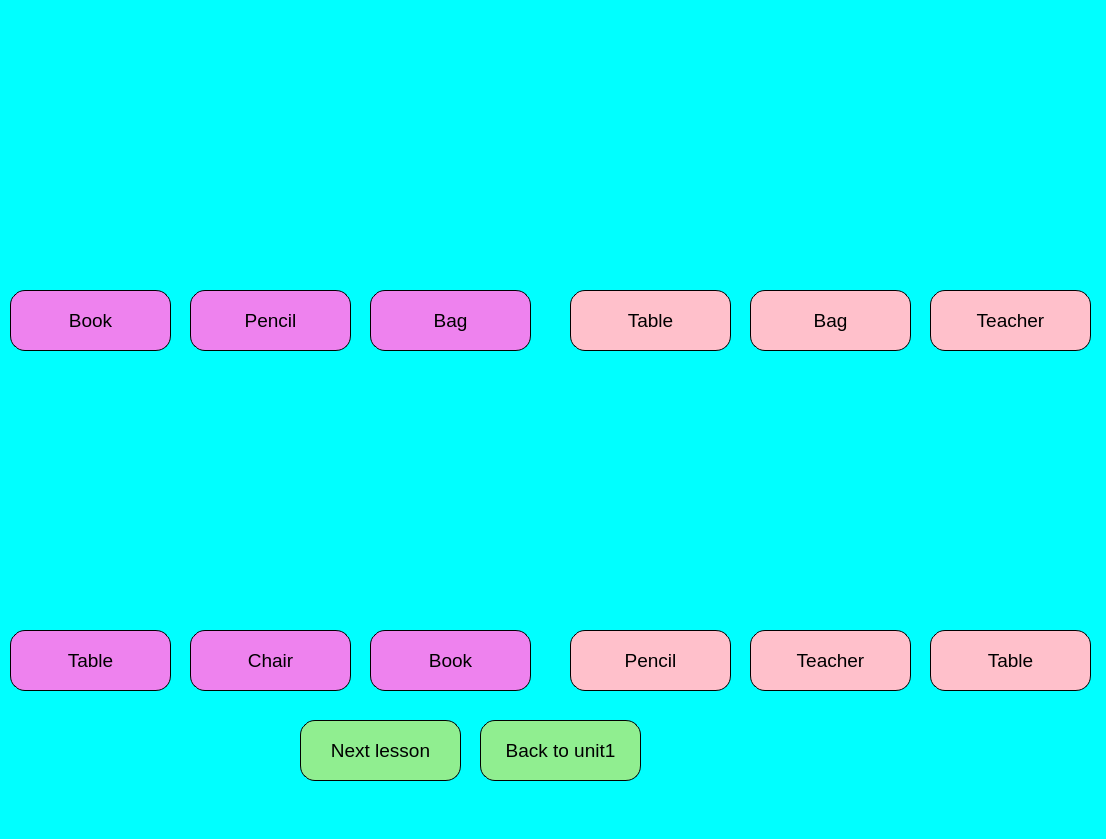
<?xml version="1.0" encoding="UTF-8"?>
<ui version="4.0">
 <class>MainWindow</class>
 <widget class="QMainWindow" name="MainWindow">
  <property name="geometry">
   <rect>
    <x>0</x>
    <y>0</y>
    <width>1106</width>
    <height>839</height>
   </rect>
  </property>
  <property name="windowTitle">
   <string>MainWindow</string>
  </property>
  <property name="styleSheet">
   <string notr="true">
    background-color:rgb(0, 255, 255);</string>
  </property>
  <widget class="QWidget" name="centralwidget">
   <widget class="QLabel" name="label_4">
    <property name="geometry">
     <rect>
      <x>100</x>
      <y>20</y>
      <width>311</width>
      <height>241</height>
     </rect>
    </property>
    <property name="text">
     <string/>
    </property>
    <property name="pixmap">
     <pixmap>../PTI picture SPCK/BOOK.jpg</pixmap>
    </property>
    <property name="scaledContents">
     <bool>true</bool>
    </property>
   </widget>
   <widget class="QPushButton" name="BacktoU1_5">
    <property name="geometry">
     <rect>
      <x>480</x>
      <y>720</y>
      <width>161</width>
      <height>61</height>
     </rect>
    </property>
    <property name="font">
     <font>
      <pointsize>14</pointsize>
     </font>
    </property>
    <property name="styleSheet">
     <string notr="true">    border-radius: 15px;
    border: 1px solid black;
    padding: 5px;
    background-color: lightgreen;</string>
    </property>
    <property name="text">
     <string>Back to unit1</string>
    </property>
   </widget>
   <widget class="QPushButton" name="bt_next5">
    <property name="geometry">
     <rect>
      <x>300</x>
      <y>720</y>
      <width>161</width>
      <height>61</height>
     </rect>
    </property>
    <property name="font">
     <font>
      <pointsize>14</pointsize>
     </font>
    </property>
    <property name="styleSheet">
     <string notr="true">    border-radius: 15px;
    border: 1px solid black;
    padding: 5px;
    background-color: lightgreen;</string>
    </property>
    <property name="text">
     <string>Next lesson</string>
    </property>
   </widget>
   <widget class="QPushButton" name="wrong2">
    <property name="geometry">
     <rect>
      <x>370</x>
      <y>290</y>
      <width>161</width>
      <height>61</height>
     </rect>
    </property>
    <property name="font">
     <font>
      <pointsize>14</pointsize>
     </font>
    </property>
    <property name="styleSheet">
     <string notr="true">    border-radius: 15px;
    border: 1px solid black;
    padding: 5px;
    background-color: violet;</string>
    </property>
    <property name="text">
     <string>Bag</string>
    </property>
   </widget>
   <widget class="QPushButton" name="right">
    <property name="geometry">
     <rect>
      <x>10</x>
      <y>290</y>
      <width>161</width>
      <height>61</height>
     </rect>
    </property>
    <property name="font">
     <font>
      <pointsize>14</pointsize>
     </font>
    </property>
    <property name="styleSheet">
     <string notr="true">    border-radius: 15px;
    border: 1px solid black;
    padding: 5px;
    background-color: violet;</string>
    </property>
    <property name="text">
     <string>Book</string>
    </property>
   </widget>
   <widget class="QPushButton" name="wrong">
    <property name="geometry">
     <rect>
      <x>190</x>
      <y>290</y>
      <width>161</width>
      <height>61</height>
     </rect>
    </property>
    <property name="font">
     <font>
      <pointsize>14</pointsize>
     </font>
    </property>
    <property name="styleSheet">
     <string notr="true">    border-radius: 15px;
    border: 1px solid black;
    padding: 5px;
    background-color: violet;</string>
    </property>
    <property name="text">
     <string>Pencil</string>
    </property>
   </widget>
   <widget class="QLabel" name="label_5">
    <property name="geometry">
     <rect>
      <x>660</x>
      <y>20</y>
      <width>311</width>
      <height>241</height>
     </rect>
    </property>
    <property name="text">
     <string/>
    </property>
    <property name="pixmap">
     <pixmap>../PTI picture SPCK/teacher.jpg</pixmap>
    </property>
    <property name="scaledContents">
     <bool>true</bool>
    </property>
   </widget>
   <widget class="QPushButton" name="wrong5">
    <property name="geometry">
     <rect>
      <x>570</x>
      <y>290</y>
      <width>161</width>
      <height>61</height>
     </rect>
    </property>
    <property name="font">
     <font>
      <pointsize>14</pointsize>
     </font>
    </property>
    <property name="styleSheet">
     <string notr="true">    border-radius: 15px;
    border: 1px solid black;
    padding: 5px;
    background-color: pink;</string>
    </property>
    <property name="text">
     <string>Table</string>
    </property>
   </widget>
   <widget class="QPushButton" name="right3">
    <property name="geometry">
     <rect>
      <x>930</x>
      <y>290</y>
      <width>161</width>
      <height>61</height>
     </rect>
    </property>
    <property name="font">
     <font>
      <pointsize>14</pointsize>
     </font>
    </property>
    <property name="styleSheet">
     <string notr="true">    border-radius: 15px;
    border: 1px solid black;
    padding: 5px;
    background-color: pink;</string>
    </property>
    <property name="text">
     <string>Teacher</string>
    </property>
   </widget>
   <widget class="QPushButton" name="wrong6">
    <property name="geometry">
     <rect>
      <x>750</x>
      <y>290</y>
      <width>161</width>
      <height>61</height>
     </rect>
    </property>
    <property name="font">
     <font>
      <pointsize>14</pointsize>
     </font>
    </property>
    <property name="styleSheet">
     <string notr="true">    border-radius: 15px;
    border: 1px solid black;
    padding: 5px;
    background-color: pink;</string>
    </property>
    <property name="text">
     <string>Bag</string>
    </property>
   </widget>
   <widget class="QPushButton" name="wrong3">
    <property name="geometry">
     <rect>
      <x>190</x>
      <y>630</y>
      <width>161</width>
      <height>61</height>
     </rect>
    </property>
    <property name="font">
     <font>
      <pointsize>14</pointsize>
     </font>
    </property>
    <property name="styleSheet">
     <string notr="true">    border-radius: 15px;
    border: 1px solid black;
    padding: 5px;
    background-color: violet;</string>
    </property>
    <property name="text">
     <string>Chair</string>
    </property>
   </widget>
   <widget class="QPushButton" name="wrong4">
    <property name="geometry">
     <rect>
      <x>370</x>
      <y>630</y>
      <width>161</width>
      <height>61</height>
     </rect>
    </property>
    <property name="font">
     <font>
      <pointsize>14</pointsize>
     </font>
    </property>
    <property name="styleSheet">
     <string notr="true">    border-radius: 15px;
    border: 1px solid black;
    padding: 5px;
    background-color: violet;</string>
    </property>
    <property name="text">
     <string>Book</string>
    </property>
   </widget>
   <widget class="QLabel" name="label_6">
    <property name="geometry">
     <rect>
      <x>100</x>
      <y>360</y>
      <width>311</width>
      <height>241</height>
     </rect>
    </property>
    <property name="text">
     <string/>
    </property>
    <property name="pixmap">
     <pixmap>../PTI picture SPCK/chair.jfif</pixmap>
    </property>
    <property name="scaledContents">
     <bool>true</bool>
    </property>
   </widget>
   <widget class="QPushButton" name="right2">
    <property name="geometry">
     <rect>
      <x>10</x>
      <y>630</y>
      <width>161</width>
      <height>61</height>
     </rect>
    </property>
    <property name="font">
     <font>
      <pointsize>14</pointsize>
     </font>
    </property>
    <property name="styleSheet">
     <string notr="true">    border-radius: 15px;
    border: 1px solid black;
    padding: 5px;
    background-color: violet;</string>
    </property>
    <property name="text">
     <string>Table</string>
    </property>
   </widget>
   <widget class="QPushButton" name="wrong7">
    <property name="geometry">
     <rect>
      <x>750</x>
      <y>630</y>
      <width>161</width>
      <height>61</height>
     </rect>
    </property>
    <property name="font">
     <font>
      <pointsize>14</pointsize>
     </font>
    </property>
    <property name="styleSheet">
     <string notr="true">    border-radius: 15px;
    border: 1px solid black;
    padding: 5px;
    background-color: pink;</string>
    </property>
    <property name="text">
     <string>Teacher</string>
    </property>
   </widget>
   <widget class="QPushButton" name="right4">
    <property name="geometry">
     <rect>
      <x>570</x>
      <y>630</y>
      <width>161</width>
      <height>61</height>
     </rect>
    </property>
    <property name="font">
     <font>
      <pointsize>14</pointsize>
     </font>
    </property>
    <property name="styleSheet">
     <string notr="true">    border-radius: 15px;
    border: 1px solid black;
    padding: 5px;
    background-color: pink;</string>
    </property>
    <property name="text">
     <string>Pencil</string>
    </property>
   </widget>
   <widget class="QPushButton" name="wrong8">
    <property name="geometry">
     <rect>
      <x>930</x>
      <y>630</y>
      <width>161</width>
      <height>61</height>
     </rect>
    </property>
    <property name="font">
     <font>
      <pointsize>14</pointsize>
     </font>
    </property>
    <property name="styleSheet">
     <string notr="true">    border-radius: 15px;
    border: 1px solid black;
    padding: 5px;
    background-color: pink;</string>
    </property>
    <property name="text">
     <string>Table</string>
    </property>
   </widget>
   <widget class="QLabel" name="label_7">
    <property name="geometry">
     <rect>
      <x>660</x>
      <y>360</y>
      <width>311</width>
      <height>241</height>
     </rect>
    </property>
    <property name="text">
     <string/>
    </property>
    <property name="pixmap">
     <pixmap>../PTI picture SPCK/pencil.svg</pixmap>
    </property>
    <property name="scaledContents">
     <bool>true</bool>
    </property>
   </widget>
  </widget>
  <widget class="QMenuBar" name="menubar">
   <property name="geometry">
    <rect>
     <x>0</x>
     <y>0</y>
     <width>1106</width>
     <height>26</height>
    </rect>
   </property>
  </widget>
  <widget class="QStatusBar" name="statusbar"/>
 </widget>
 <resources/>
 <connections/>
</ui>
